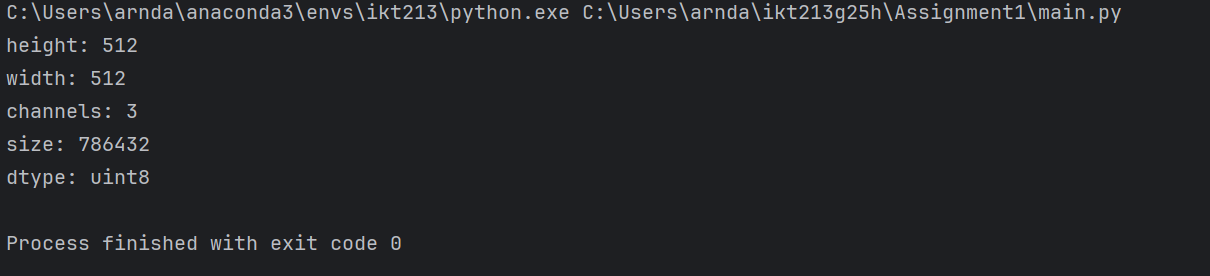
#> input picture Skjermbilde 2025-08-22 185713.png, 1210 x 276 px, given in place of lena.png, which was not available
$ python main.py
#> lines starting #> are read from the running program, lines starting #| are printed output that depends on the picture; pictures that were not available may be replaced by others from this repository, and a replacement may not be noted
import cv2
import numpy as np
from pathlib import Path

HERE = Path(__file__).resolve().parent
OUT = HERE / "output"
OUT.mkdir(parents=True, exist_ok=True)

def save(name: str, img: np.ndarray):
    p = OUT / name
    cv2.imwrite(str(p), img)
    print(f"Saved -> {p}")


def padding(image: np.ndarray, border_width: int) -> np.ndarray:
    return cv2.copyMakeBorder(
        image, border_width, border_width, border_width, border_width,
        borderType=cv2.BORDER_REFLECT
    )

def crop(image: np.ndarray, x_0: int, x_1: int, y_0: int, y_1: int) -> np.ndarray:
    return image[y_0:y_1, x_0:x_1]
def resize(image: np.ndarray, width: int, height: int) -> np.ndarray:
    return cv2.resize(image, (width, height), interpolation=cv2.INTER_AREA)

def copy(image: np.ndarray, emptyPictureArray: np.ndarray) -> np.ndarray:
    h, w = image.shape[:2]
    emptyPictureArray[:h, :w, :] = image
    return emptyPictureArray

def grayscale(image: np.ndarray) -> np.ndarray:
    return cv2.cvtColor(image, cv2.COLOR_BGR2GRAY)

def hsv(image: np.ndarray) -> np.ndarray:
    return cv2.cvtColor(image, cv2.COLOR_BGR2HSV)

def hue_shifted(image: np.ndarray, emptyPictureArray: np.ndarray, hue: int) -> np.ndarray:
    shifted = image.astype(np.int16) + int(hue)
    shifted = np.clip(shifted, 0, 255)
    emptyPictureArray[:image.shape[0], :image.shape[1], :] = shifted.astype(np.uint8)
    return emptyPictureArray

def smoothing(image: np.ndarray) -> np.ndarray:
    return cv2.GaussianBlur(image, ksize=(15, 15), sigmaX=0)

def rotation(image: np.ndarray, rotation_angle: int) -> np.ndarray:
    if rotation_angle == 90:
        return cv2.rotate(image, cv2.ROTATE_90_CLOCKWISE)
    elif rotation_angle == 180:
        return cv2.rotate(image, cv2.ROTATE_180)
    else:
        raise ValueError("rotation_angle must be 90 or 180")

if __name__ == "__main__":
    img_path = HERE / "lena.png"
    img = cv2.imread(str(img_path))
#> img is the input picture: shape (276, 1210, 3); mean B, G, R 37.8, 34.8, 33.7
    if img is None:
        raise FileNotFoundError(f"Could not read {img_path}. Make sure lena.png is in {HERE}")

    h, w = img.shape[:2]
#> h = 276; w = 1210
    empty = np.zeros((h, w, 3), dtype=np.uint8)

    padded = padding(img, border_width=100)
#> in padding, `return cv2.copyMakeBorder( image, border_width, border_width, border_w..`:
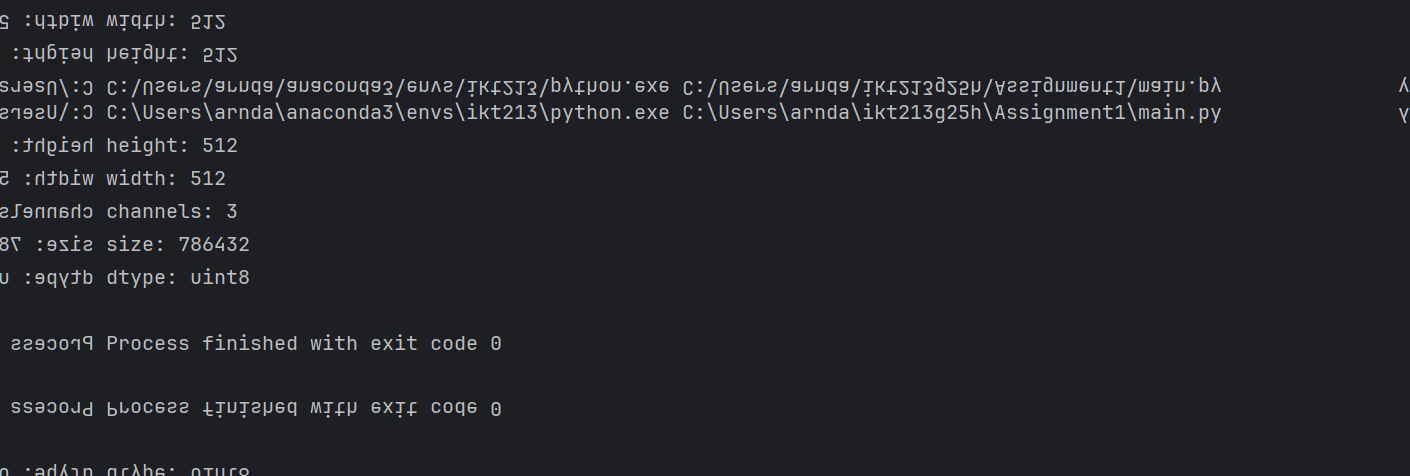
#> returned value: shape (476, 1410, 3); mean of channels 0, 1, 2 38.5, 35.4, 34.4; drawn as B, G, R
    save("01_padding_reflect_100.png", padded)

    cropped = crop(img, x_0=80, x_1=w-130, y_0=80, y_1=h-130)
#> in crop, `return image[y_0:y_1, x_0:x_1]`:
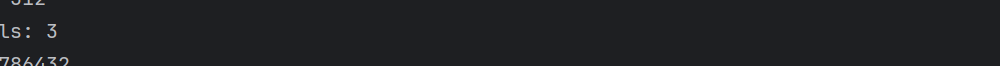
#> returned value: shape (66, 1000, 3); mean of channels 0, 1, 2 35, 32, 31; drawn as B, G, R
    save("02_cropped.png", cropped)

    resized = resize(img, width=200, height=200)
#> in resize, `return cv2.resize(image, (width, height), interpolation=cv2.INTER_AREA)`:
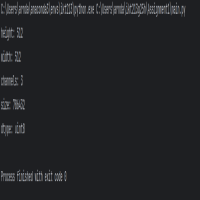
#> returned value: shape (200, 200, 3); mean of channels 0, 1, 2 37.8, 34.8, 33.7; drawn as B, G, R
    save("03_resized_200x200.png", resized)

    copied = copy(img, emptyPictureArray=empty.copy())
    save("04_manual_copy.png", copied)

    gray = grayscale(img)
    save("05_grayscale.png", gray)

    hsv_img = hsv(img)
#> in hsv, `return cv2.cvtColor(image, cv2.COLOR_BGR2HSV)`: returned value: shape (276, 1210, 3); mean H, S, V 111.5, 32.5, 38.7
    save("06_hsv.png", hsv_img)

    shifted = hue_shifted(img, emptyPictureArray=empty.copy(), hue=50)
#> in hue_shifted, `shifted = image.astype(np.int16) + int(hue)`:
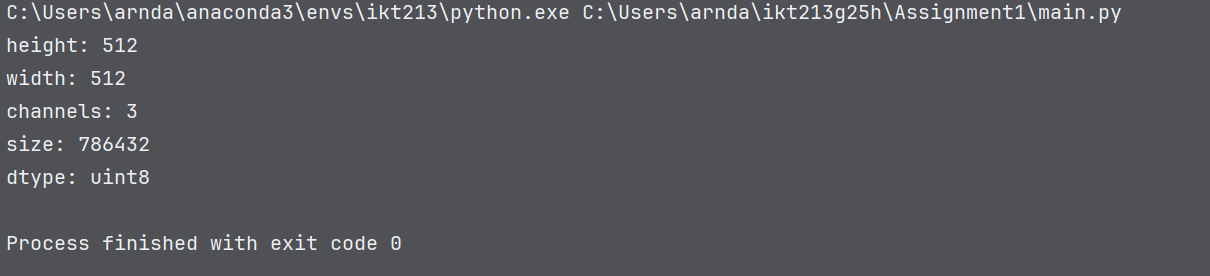
#> shifted: shape (276, 1210, 3) int16; mean B, G, R 87.8, 84.8, 83.7
    save("07_color_shift_plus50.png", shifted)


    smooth = smoothing(img)
#> in smoothing, `return cv2.GaussianBlur(image, ksize=(15, 15), sigmaX=0)`:
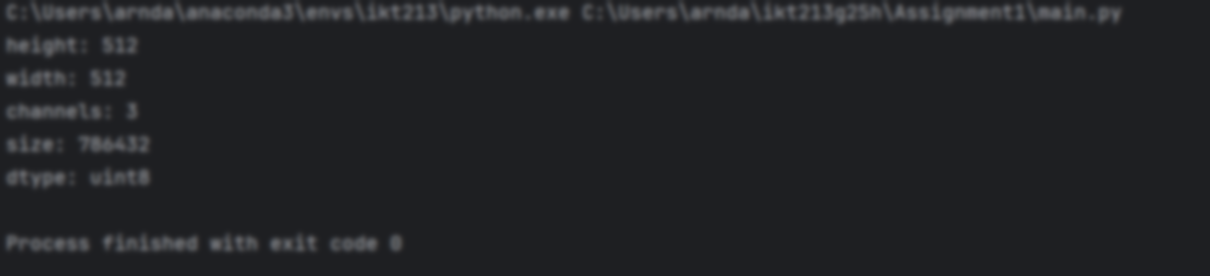
#> returned value: shape (276, 1210, 3); mean of channels 0, 1, 2 37.8, 34.8, 33.8; drawn as B, G, R
    save("08_smoothing_gaussian_15.png", smooth)

    rot90 = rotation(img, 90)
#> in rotation, `return cv2.rotate(image, cv2.ROTATE_90_CLOCKWISE)`:
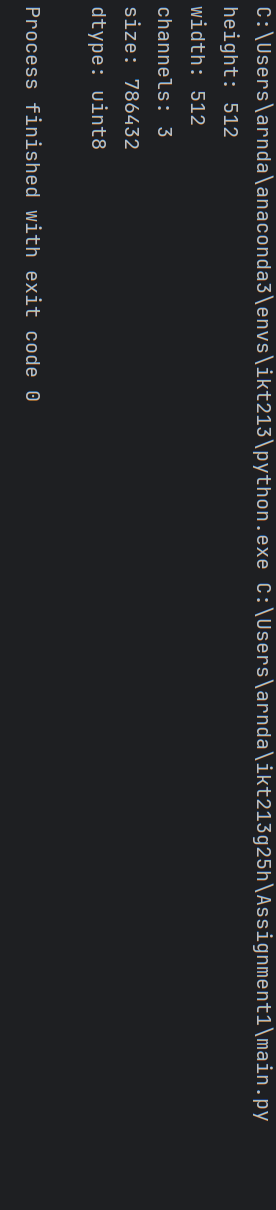
#> returned value: shape (1210, 276, 3); mean of channels 0, 1, 2 37.8, 34.8, 33.7; drawn as B, G, R
    save("09_rotated_90.png", rot90)

    rot180 = rotation(img, 180)
#> call 2 of rotation, with rotation_angle = 180
#> in rotation (call 2), `return cv2.rotate(image, cv2.ROTATE_180)`:
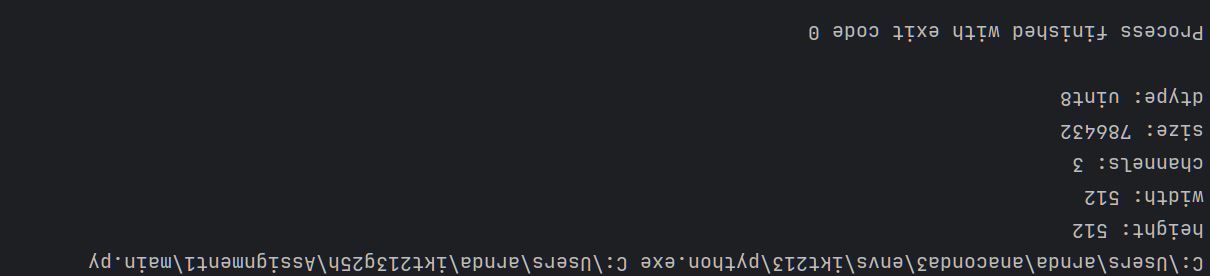
#> returned value: shape (276, 1210, 3); mean of channels 0, 1, 2 37.8, 34.8, 33.7; drawn as B, G, R
    save("10_rotated_180.png", rot180)

    print("All outputs saved to:", OUT)
